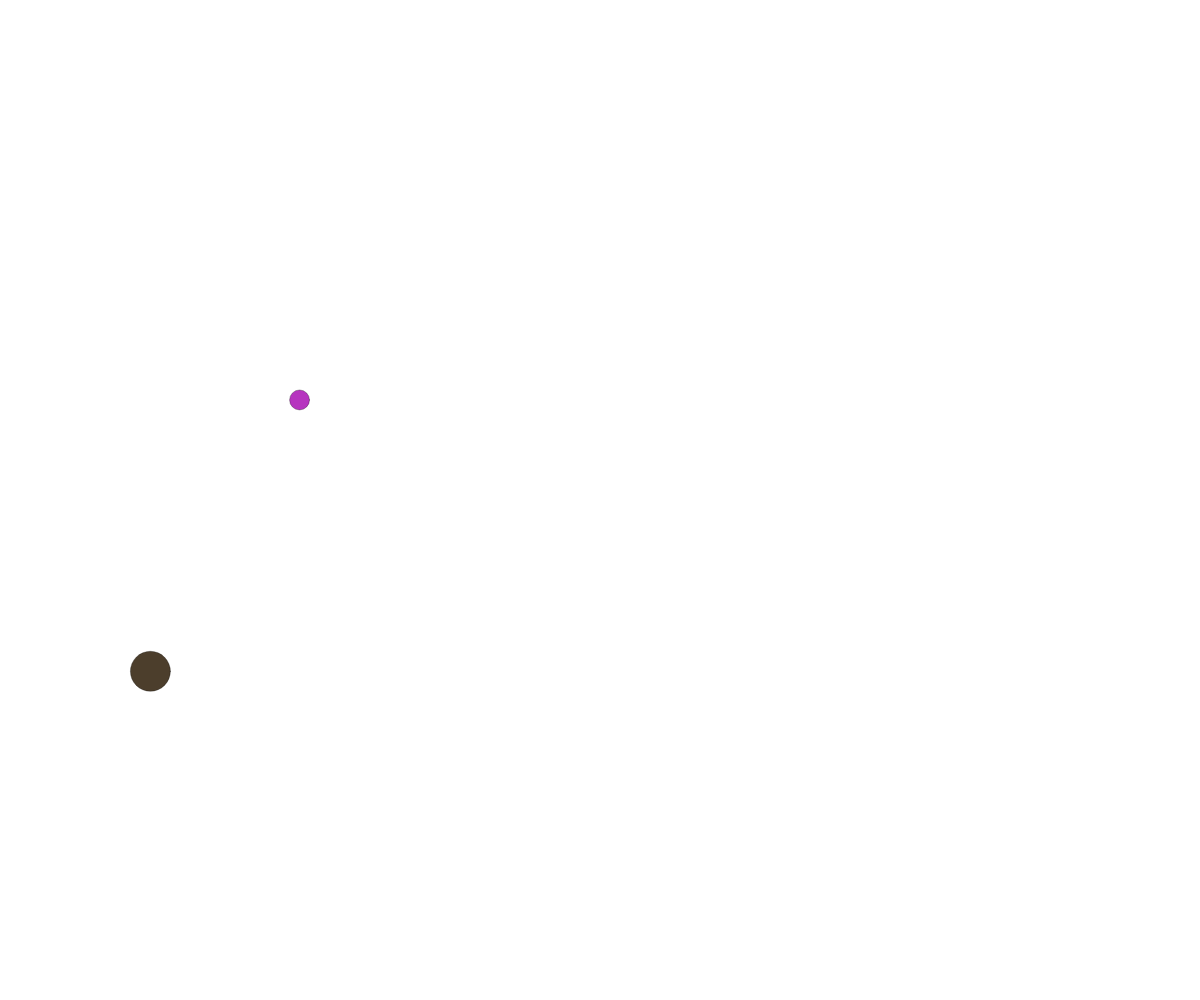
Frame 1 (no input)
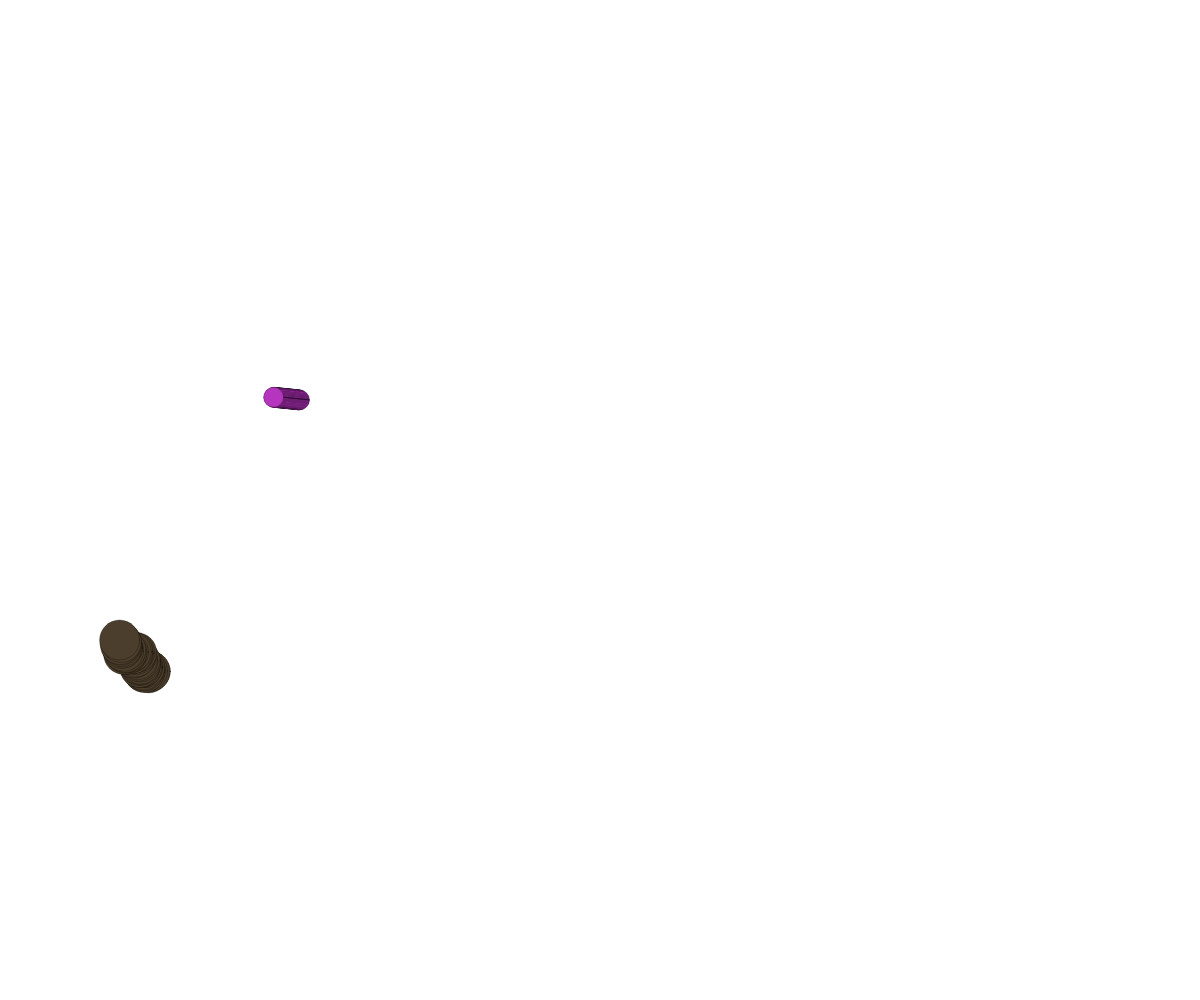
Frame 60 (no input)
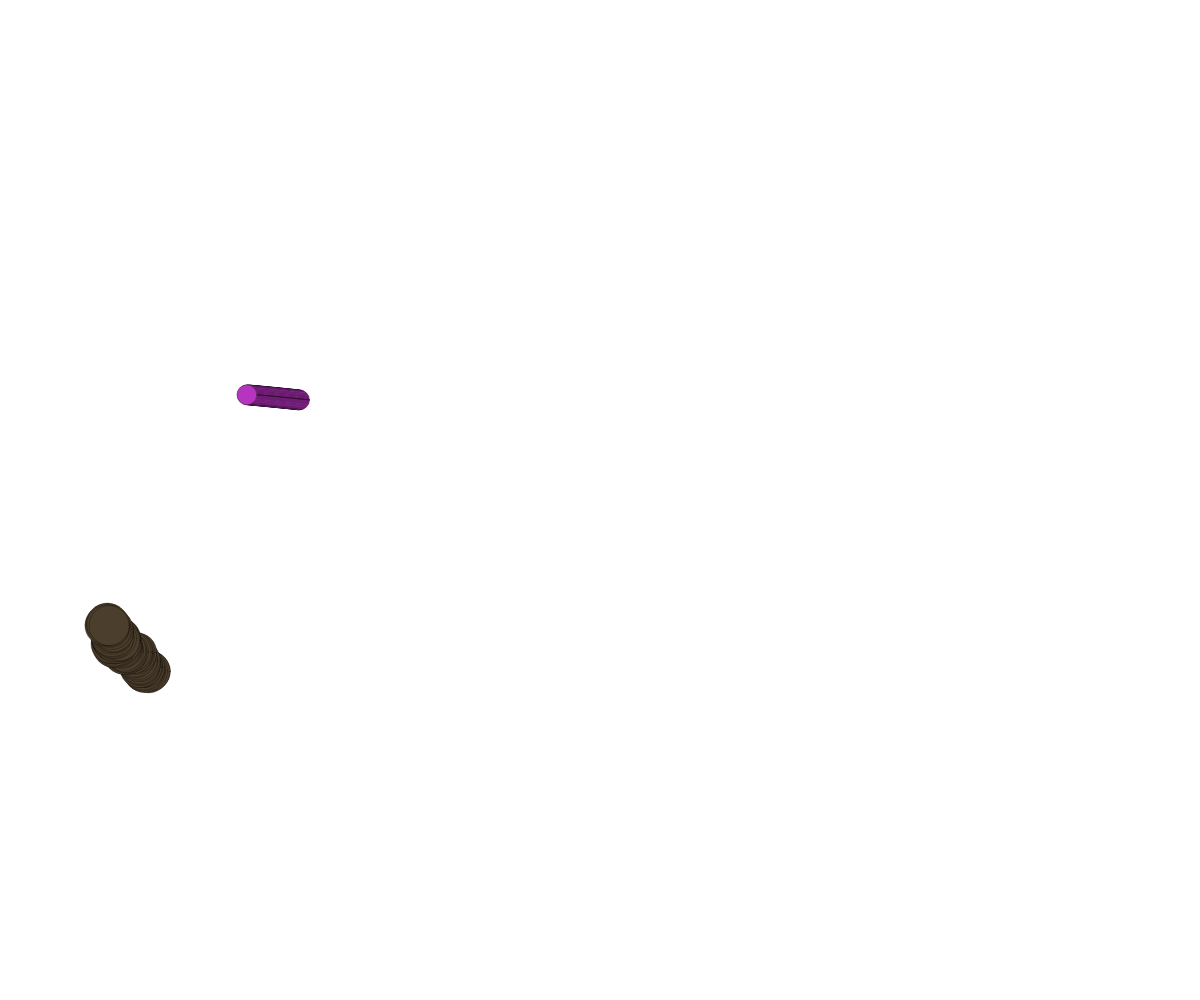
Frame 120 (the mouse pressed at the canvas centre since frame 60)

The p5.js sketch that drew these frames (run headless with seeded random() and noise() and a simulated clock; from frame 60 on, the mouse is pressed at the canvas centre):

// p5.js sketch
// ── sketch.js
// Project Title
// Your Name
// Date
//
// Extra for Experts:
// - describe what you did to take this project "above and beyond"

let ball, ball2;

function setup() {
  createCanvas(windowWidth, windowHeight);
  ball = {  //object notation. Inside the brackets
             //set up a bunch of property: value pairs

    x:300, y:400, size:20,
    c: color(random(255),random(255),random(255)),
    timeX: random(100),  timeY: random(100),  timeoff: 0.00001  
  }

  ball2 = {

    x:150, y:670, size:40,
    c: color(random(255),random(255),random(255)),
    timeX: random(100),  timeY: random(100),  timeoff: 1000  

  }
}

function moveball(b)
{
  //b -> Ball type object
  //update the position and draw the ball
  //generate how to change x and y position(noise)

  let dx = noise(b.timeX); // 0-1 
  dx = map(dx, 0, 1, -5, 5); // dx: -5 to 5
  let dy = noise(b.timeY); //dy:    -5 to 5
  dy = map(dy, 0, 1, -5, 5);



  //advance our noise graph "coursors"
  b.timeX += b.timeoff;
  b.timeY += b.timeoff;



  // update the position
  b.x += dx;
  b.y += dy;



  //wrap around
  if(b.x < 0)  b.x = width;
  else if(b.x > width)  b.x = 0;
  
  if(b.y < 0)  b.y = length;
  else if(b.y > width)  b.y = 0;



  // render the circle
  fill(b.c);
  circle(b.x, b.y, b.size);


}

function draw() {
  //background(220);
  stroke(0,70);
  moveball(ball);
  moveball(ball2);
}
